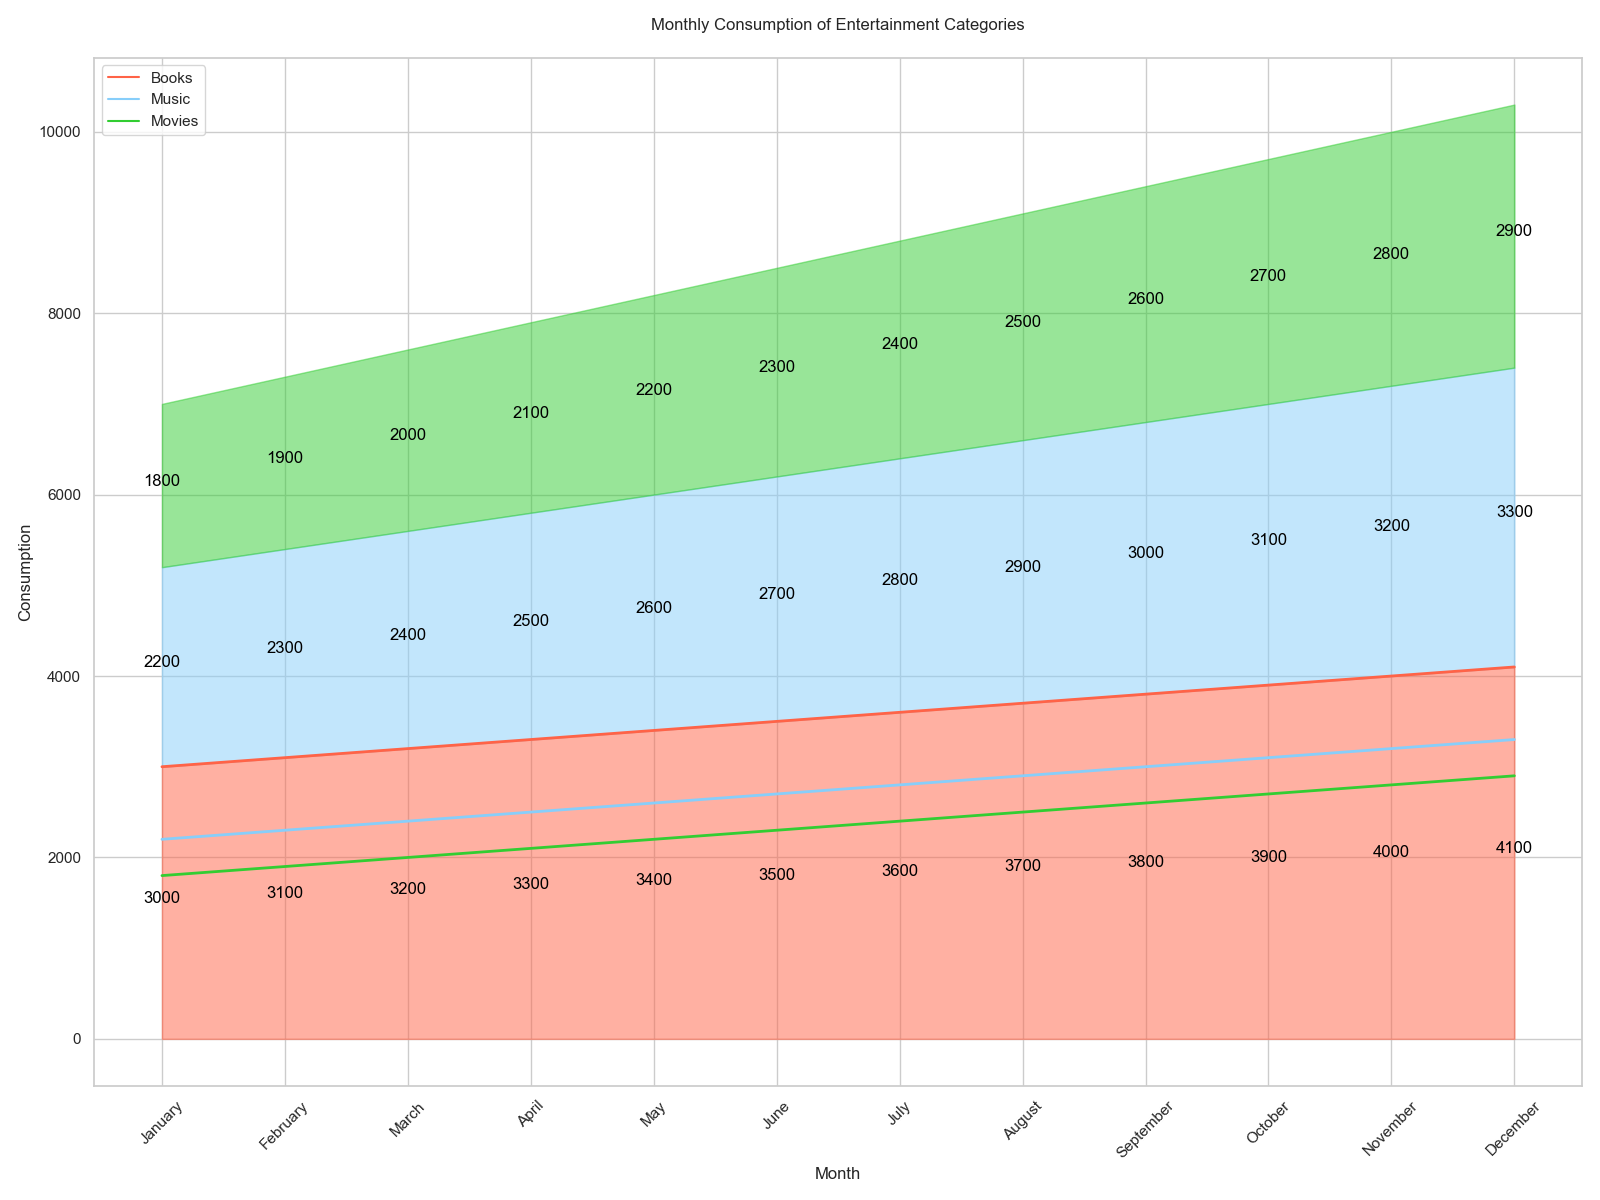

Here is the Python script that generated this plot:

import pandas as pd
import seaborn as sns
import matplotlib.pyplot as plt

data = {
    'Month': ['January', 'February', 'March', 'April', 'May', 'June',
              'July', 'August', 'September', 'October', 'November', 'December'],
    'Books': [3000, 3100, 3200, 3300, 3400, 3500, 3600, 3700, 3800, 3900, 4000, 4100],
    'Music': [2200, 2300, 2400, 2500, 2600, 2700, 2800, 2900, 3000, 3100, 3200, 3300],
    'Movies': [1800, 1900, 2000, 2100, 2200, 2300, 2400, 2500, 2600, 2700, 2800, 2900]
}

df = pd.DataFrame(data)

df_melted = df.melt(id_vars='Month', var_name='Category', value_name='Consumption')
df_melted['Month'] = pd.Categorical(df_melted['Month'], categories=data['Month'], ordered=True)

plt.figure(figsize=(16, 12))
sns.set(style="whitegrid")

colors = ["#FF6347", "#87CEFA", "#32CD32"]

sns.lineplot(data=df_melted, x='Month', y='Consumption', hue='Category', palette=colors, sort=False, lw=2)

plt.fill_between(data['Month'], df["Books"], color="#FF6347", alpha=0.5)
plt.fill_between(data['Month'], df["Books"], df["Books"] + df["Music"], color="#87CEFA", alpha=0.5)
plt.fill_between(data['Month'], df["Books"] + df["Music"], df["Books"] + df["Music"] + df["Movies"], color="#32CD32", alpha=0.5)

for idx, month in enumerate(data['Month']):
    plt.text(x=idx, y=df.loc[idx, "Books"]/2, s=df.loc[idx, "Books"], ha='center', color='black')
    plt.text(x=idx, y=df.loc[idx, "Books"] + df.loc[idx, "Music"]/2, s=df.loc[idx, "Music"], ha='center', color='black')
    plt.text(x=idx, y=df.loc[idx, "Books"] + df.loc[idx, "Music"] + df.loc[idx, "Movies"]/2, s=df.loc[idx, "Movies"], ha='center', color='black')

plt.xlabel('Month')
plt.ylabel('Consumption')
plt.title('Monthly Consumption of Entertainment Categories', pad=20)
plt.xticks(rotation=45)
plt.legend(loc='upper left')

plt.tight_layout()
plt.show()
